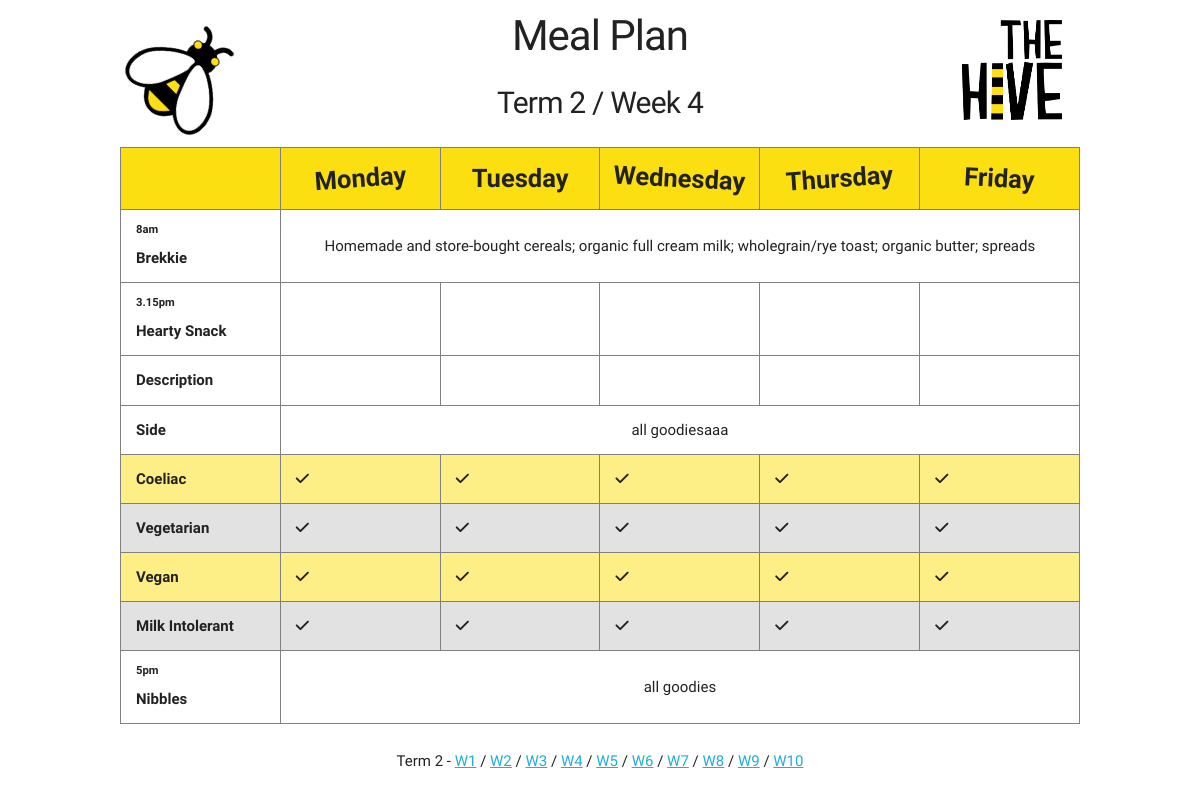
/2017/2/4, run on the app's committed database.
### food/models.py (models this page shows, shortened)
class Side(models.Model):
    name = models.CharField(max_length=200, unique=True)
    price = models.FloatField()
    description = models.CharField(max_length=250, blank=True)

### food/views.py (the view)
# urls.py: url(r'^(?P<year>\d+)/(?P<term>\d+)/(?P<week>\d+)/?$', views.index, name='index'),
def index(request, year=2017, term=2, week=0):
    template = loader.get_template('food/index.html')
    term = Term.objects.get(year=year, term=term)
    if week == 0:
        week = Term.get_week(term, date.today())
    meals = get_meals(term, week)
    breakfast = Side.objects.get(name='Breakfast')
    veggies = Side.objects.get(name='Veggies')
    fruit = Side.objects.get(name='Fruit')
    for meal in meals:
        if meal is not None:
            meal.description = meal.description.split(",")
    context = {
        'term': term.term,
        'week': week,
        'meals': meals,
        'veggies': veggies,
        'fruit': fruit,
        'breakfast': breakfast
    }
    return HttpResponse(template.render(context, request))

### food/views.py (called while the page is built)
def get_meals(term, week):
    start_date = term.start + timedelta(weeks=int(week) - 1)
    end_date = start_date + timedelta(weeks=1)
    plans = MealPlan.objects.filter(date__gte=start_date, date__lt=end_date)
    meals = []
    for i in range(5):
        day = list(filter(lambda plan: plan.date.weekday() == i, plans))
        if len(day) > 0:
            meals.append(day[0].meal)
        else:
            meals.append(None)
    return meals

### food/templates/food/index.html
{% extends "./layout.html" %}
{% load static %}
{% block content %}
    <div class="container">
        <div class="row" style="margin-top: 10px">
            <div class="two columns">
                <img src="{% static 'images/bee-logo.png' %}" width="100" height="100"
                     class="bee-image" style="margin: 15px"/>
            </div>
            <div class="eight columns">
                <h2 class="center">Meal Plan</h2>
                <h4 class="center">Term {{ term }} / Week {{ week }}</h4>
            </div>
            <div class="two columns">
                <img src="{% static 'images/the-hive.png' %}" width="100" height="100" style="margin: 10px"/>
            </div>
        </div>
        <div class="row">
            <table>
                <thead>
                <tr>
                    <th width="16.6%"></th>
                    <th width="16.6%"><div class="rotate-left">Monday</div></th>
                    <th width="16.6%"><div>Tuesday</div></th>
                    <th width="16.6%"><div class="rotate-right">Wednesday</div></th>
                    <th width="16.6%"><div class="rotate-left">Thursday</div></th>
                    <th width="16.6%"><div class="rotate-right">Friday</div></th>
                </tr>
                </thead>
                <tbody>
                <tr>
                    <td><strong><sup>8am</sup><br>Brekkie</strong></td>
                    <td colspan="5" class="center">
                        {{ breakfast.description | linebreaksbr }}
                    </td>
                </tr>
                <tr>
                    <td><strong><sup>3.15pm</sup><br>Hearty Snack</strong></td>
                    {% for meal in meals %}
                        <td><em>{{ meal.name }}</em></td>
                    {% endfor %}
                </tr>
                <tr>
                    <td><strong>Description</strong></td>
                        {% for meal in meals %}
                            <td><ul>{{ meal.description | unordered_list }} </ul></td>
                        {% endfor %}
                </tr>
                <tr>
                    <td><strong>Side</strong></td>
                    <td colspan="5" class="center">
                        {{ veggies.description | linebreaksbr }}
                    </td>
                </tr>
                <tr class="bee-yellow">
                    <td><strong>Coeliac</strong></td>
                    {% for meal in meals %}
                        <td>{{ meal.coeliac|default:'<i class="fa fa-check" aria-hidden="true"></i>' }}</td>
                    {% endfor %}
                </tr>
                <tr class="bee-grey">
                    <td><strong>Vegetarian</strong></td>
                    {% for meal in meals %}
                        <td>{{ meal.vegetarian|default:'<i class="fa fa-check" aria-hidden="true"></i>' }}</td>
                    {% endfor %}
                </tr>
                <tr class="bee-yellow">
                    <td><strong>Vegan</strong></td>
                    {% for meal in meals %}
                        <td>{{ meal.vegan|default:'<i class="fa fa-check" aria-hidden="true"></i>' }}</td>
                    {% endfor %}
                </tr>
                <tr class="bee-grey">
                    <td><strong>Milk Intolerant</strong></td>
                    {% for meal in meals %}
                        <td>{{ meal.milk_intolerant|default:'<i class="fa fa-check" aria-hidden="true"></i>' }}</td>
                    {% endfor %}
                </tr>
                <tr>
                    <td><strong><sup>5pm</sup><br>Nibbles</strong></td>
                    <td colspan="5" class="center">{{ fruit.description | linebreaksbr }}</td>
                </tr>
                </tbody>
            </table>
        </div>
        <div class="row">
            <p class="center">
                Term 2 -
                <a href="{% url 'index' '2017' '2' '1' %}">W1</a> /
                <a href="{% url 'index' '2017' '2' '2' %}">W2</a> /
                <a href="{% url 'index' '2017' '2' '3' %}">W3</a> /
                <a href="{% url 'index' '2017' '2' '4' %}">W4</a> /
                <a href="{% url 'index' '2017' '2' '5' %}">W5</a> /
                <a href="{% url 'index' '2017' '2' '6' %}">W6</a> /
                <a href="{% url 'index' '2017' '2' '7' %}">W7</a> /
                <a href="{% url 'index' '2017' '2' '8' %}">W8</a> /
                <a href="{% url 'index' '2017' '2' '9' %}">W9</a> /
                <a href="{% url 'index' '2017' '2' '10' %}">W10</a>
            </p>
        </div>
    </div>
{% endblock content %}

### food/static/css/skeleton.css (style rules this page uses)
.container { position: relative; width: 100%; max-width: 1024px; margin: 0 auto; padding: 0 20px; box-sizing: border-box; }
.column, .columns { width: 100%; float: left; box-sizing: border-box; }
@media (min-width: 400px) { .container { width: 85%; padding: 0; } }
@media (min-width: 550px) { .container { width: 80%; } }
@media (min-width: 550px) { .column, .columns { margin-left: 4%; } }
@media (min-width: 550px) { .column:first-child, .columns:first-child { margin-left: 0; } }
@media (min-width: 550px) { .two.columns { width: 13.3333333333%; } }
@media (min-width: 550px) { .eight.columns { width: 65.3333333333%; } }
html { font-size: 62.5%; }
body { font-size: 1.5em; line-height: 1.6; font-weight: 300; font-family: 'Varela Round', "Helvetica Neue", Helvetica, Arial, sans-serif; color: #222; }
h1, h2, h3, h4, h5, h6 { margin-top: 0; margin-bottom: 2rem; font-weight: 300; }
h2 { font-size: 3.6rem; line-height: 1.25; letter-spacing: -.1rem; }
h4 { font-size: 2.4rem; line-height: 1.35; letter-spacing: -.08rem; }
@media (min-width: 550px) { h2 { font-size: 4.2rem; } }
@media (min-width: 550px) { h4 { font-size: 3.0rem; } }
p { margin-top: 0; }
a { color: #1EAEDB; }
th, td { padding: 12px 15px; text-align: left; border: 1px solid #808080; }
pre, blockquote, dl, figure, table, p, ul, ol, form { margin-bottom: 2.5rem; }
.container:after, .row:after, .u-cf { content: ""; display: table; clear: both; }

### food/static/css/foodosh.css (style rules this page uses)
.bee-image { -ms-transform: rotate(45deg); -webkit-transform: rotate(45deg); transform: rotate(45deg); }
.bee-grey { background-color: #e2e2e2; }
.bee-yellow { background-color: rgba(252, 223, 17, 0.51); }
.center { text-align: center; }
.rotate-right { -ms-transform: rotate(3deg); -webkit-transform: rotate(3deg); transform: rotate(3deg); }
.rotate-left { -ms-transform: rotate(-4deg); -webkit-transform: rotate(-4deg); transform: rotate(-4deg); }
thead th { background-color: #FCDF11; text-align: center; padding: 10px; font-size: 1.7em; font-weight: bold; }

### data on the page
Side: description "Homemade and store-bought cereals; organic full cream milk; wholegrain/rye toast; organic butter; spreads"
Side: description "all goodiesaaa"
Side: description "all goodies"

### other printed values
{{ term }} "2"
{{ week }} "4"
